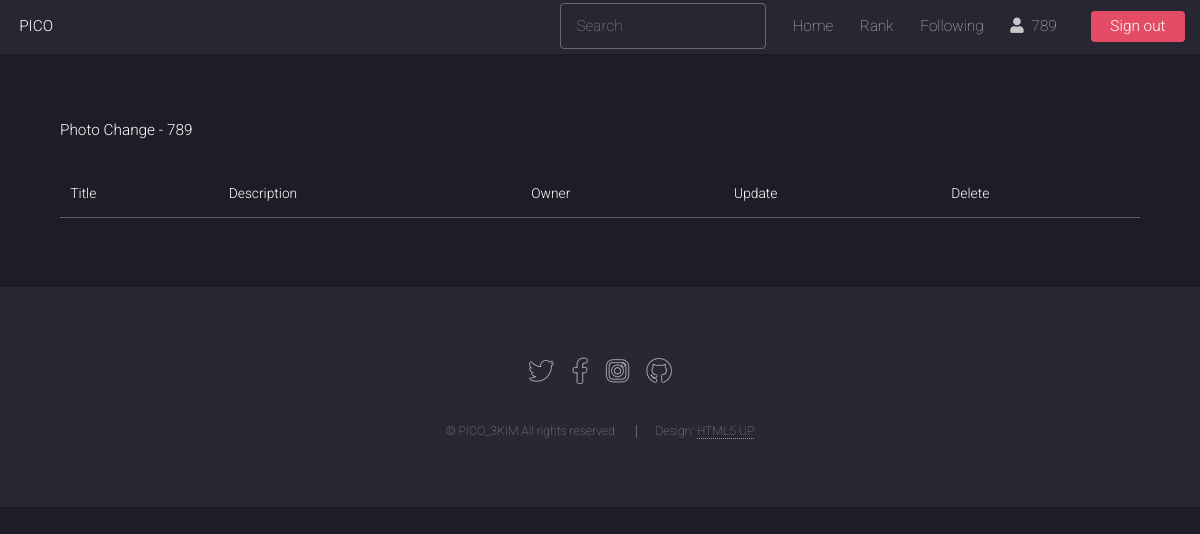
The page /explore/change/ (signed in) on the database as committed earlier.
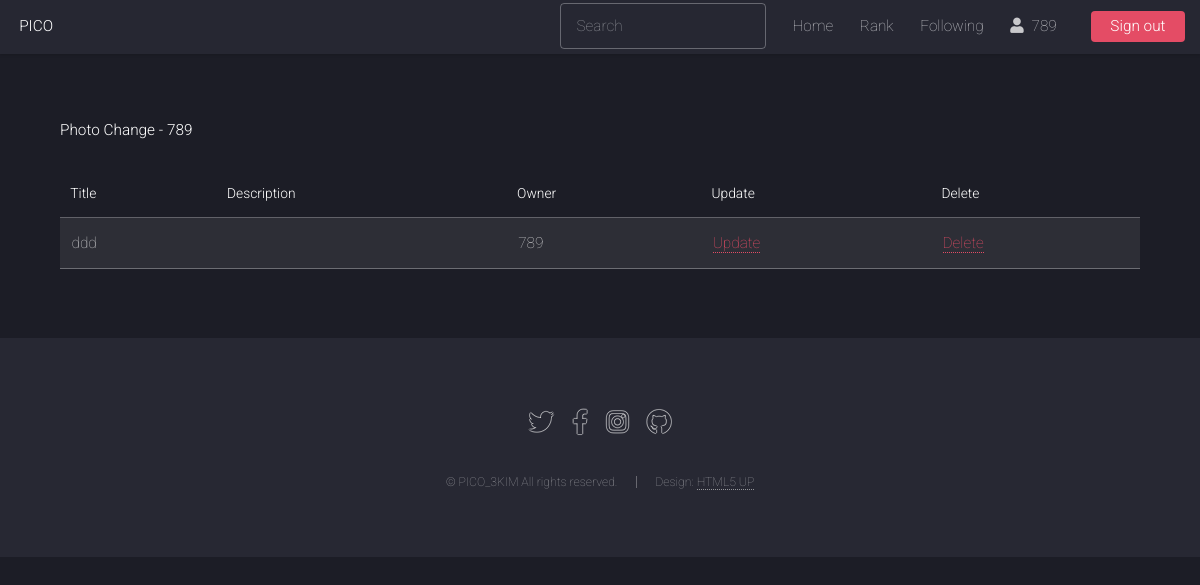
The same page on the database as committed later.
### photo/models.py (models this page shows, shortened)
class Photo(models.Model):
    title = models.CharField('TITLE', max_length=30)
    description = models.TextField('Photo Description', blank=True)
    tags = TaggableManager(blank=True)
    PICOIN = models.PositiveIntegerField(default=0, verbose_name='PICOIN')
    image = models.ImageField('IMAGE', upload_to='SorlPhoto/%Y')
    upload_dt = models.DateTimeField('Upload Date', auto_now_add=True)
    owner = models.ForeignKey(User, on_delete=models.CASCADE, verbose_name='OWNER', blank=True, null=True)

### photo/views.py (the view)
# urls.py: path('change/', views.PhotoChangeLV.as_view(), name='photo_change'),
class PhotoChangeLV(LoginRequiredMixin, ListView):
    model = Photo
    template_name = 'photo/photo_change_list.html'
    def get_queryset(self):
        return Photo.objects.filter(owner=self.request.user)

### photo/templates/photo/photo_change_list.html (shortened to what this page needs)
{% extends "base.html" %}
{% load widget_tweaks %}
{% block content %}
<h1>Photo Change - {{ user }}</h1>
<br>
<table class="table table-bordered table-condensed table-striped">
    <thead>
        <tr class="table-primary">
            <th>Title</th>
            <th>Description</th>
            <th>Owner</th>
            <th>Update</th>
            <th>Delete</th>
        </tr>
    </thead>
    <tbody>
        {% for item in object_list %}
        <tr class="table-secondary">
            <td>{{ item.title }}</td>
            <td>{{ item.description }}</td>
            <td>{{ item.owner }}</td>
            <td><a href="{% url 'photo:photo_update' item.id %}">Update</a></td>
            <td><a href="{% url 'photo:photo_delete' item.id %}">Delete</a></td>
        </tr>
        {% endfor %}
    </tbody>
</table>
{% endblock %}

Rows that differ between the two databases and show on the page:
added Photo: title "ddd", owner "789"
